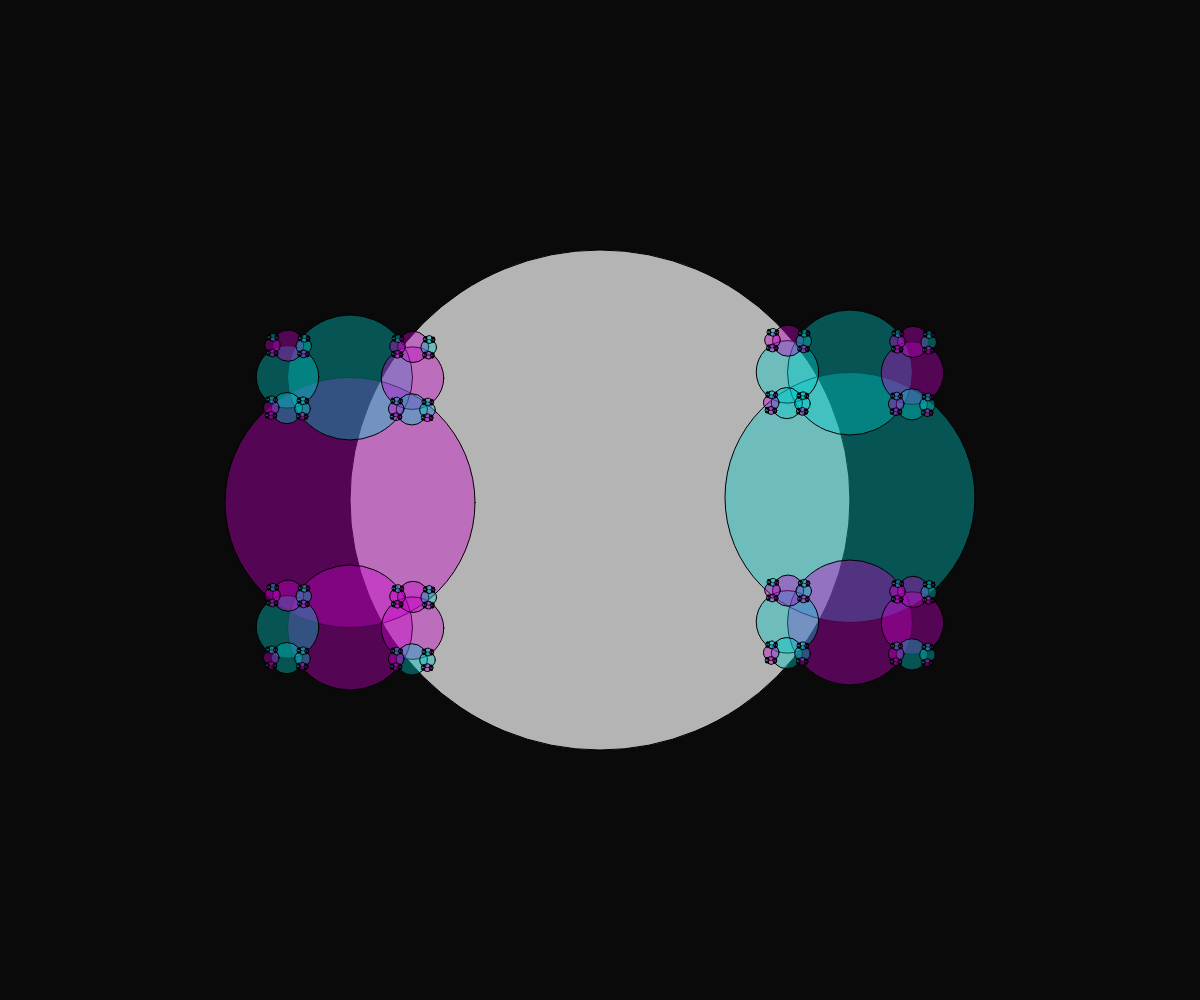
Frame 1 (no input)
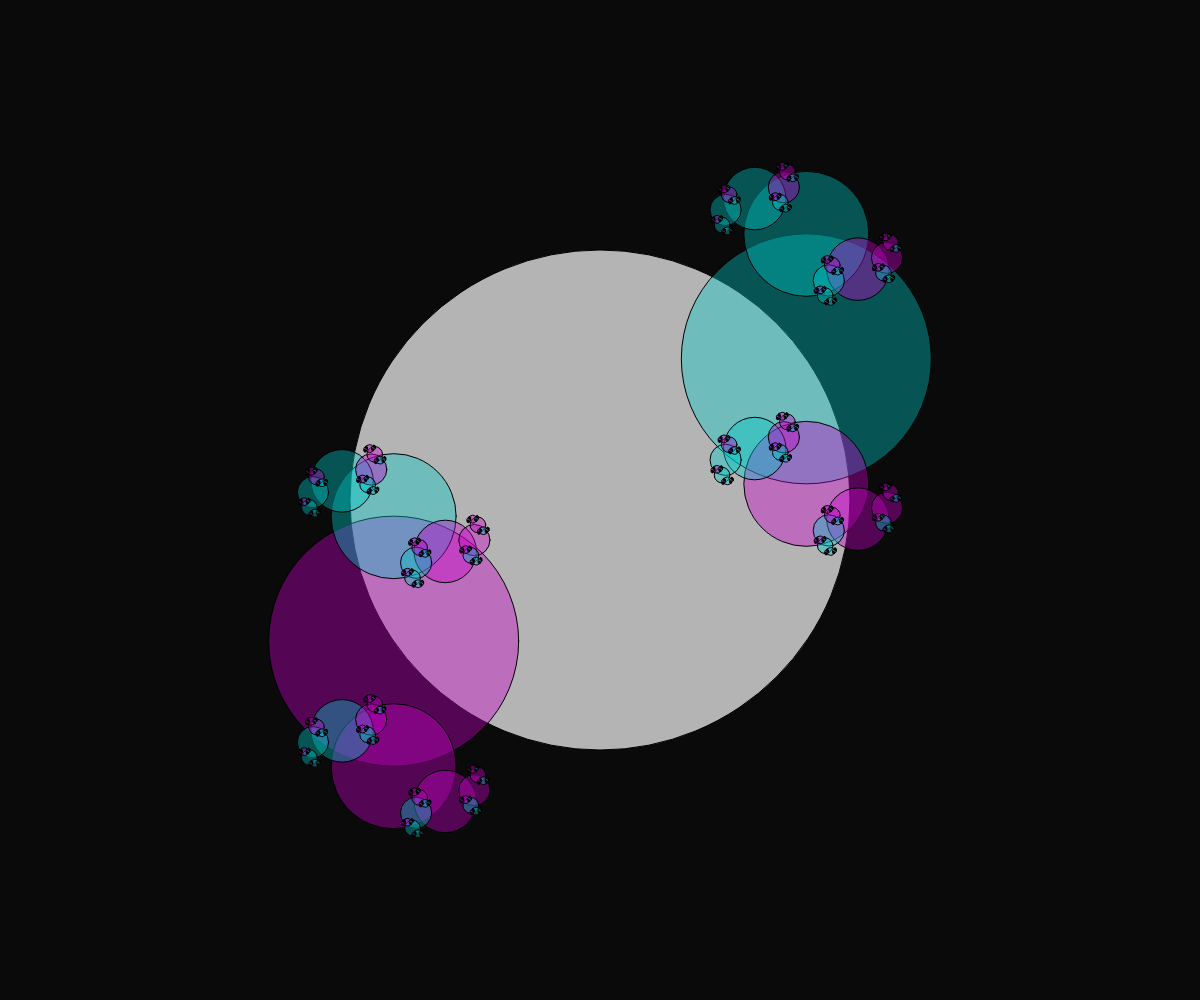
Frame 60 (no input)
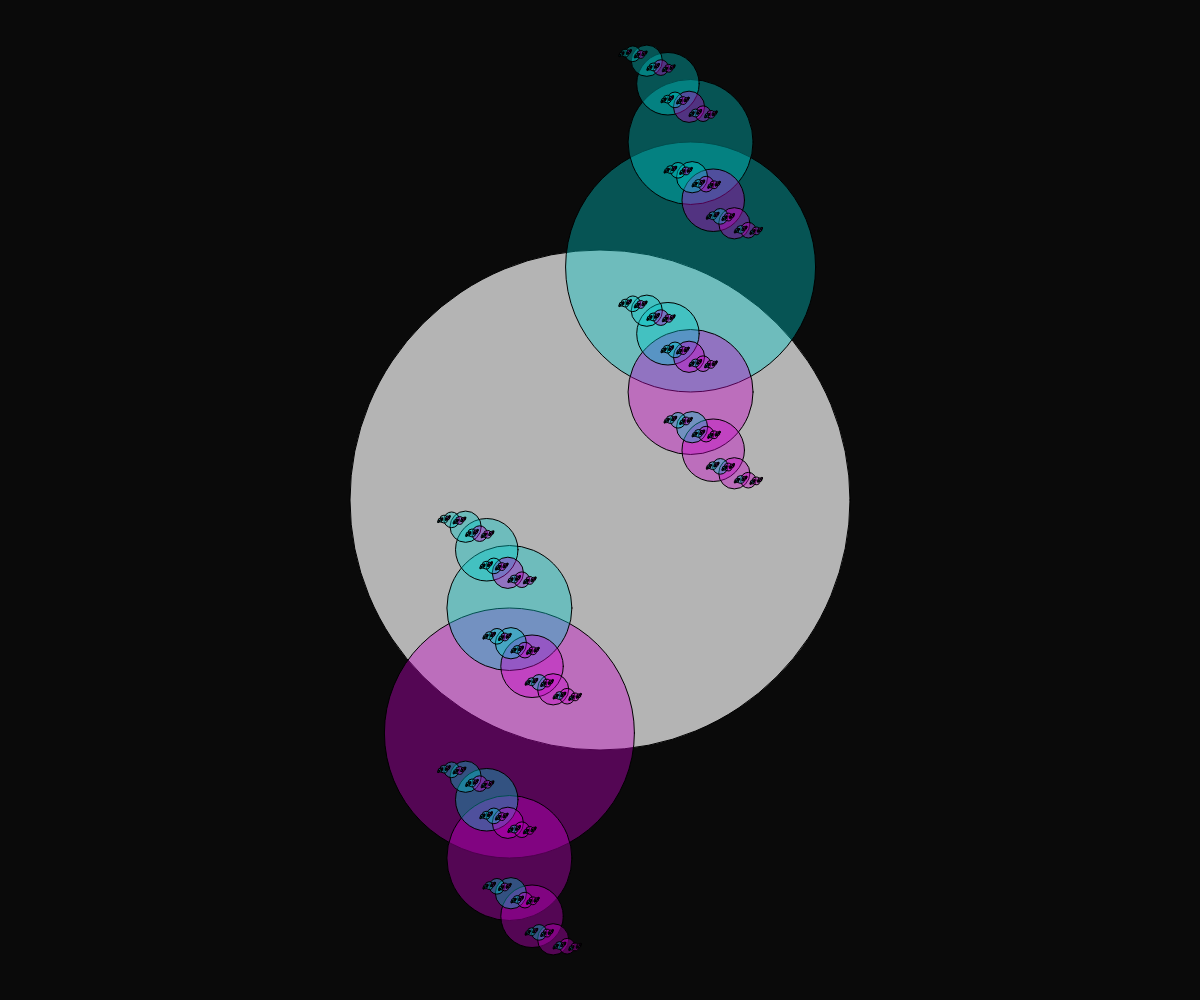
Frame 120 (the mouse pressed at the canvas centre since frame 60)

The p5.js sketch that drew these frames (run headless with seeded random() and noise() and a simulated clock; from frame 60 on, the mouse is pressed at the canvas centre):

// p5.js sketch
// ── sketch.js
let maxFrameCount
function setup() {
  createCanvas(innerWidth, innerHeight)
  frameRate(20)
}

function draw() {
  background(10)
  translate(width / 2, height / 2)
  fractal(0, 0, min(width, height) * 0.5, frameCount / 100 % TWO_PI - HALF_PI, 0.5)
}

function fractal(cx, cy, d, angle, ratio, i=0) {
  if (i == 0) {
    fill(180)
  }
  circle(cx, cy, d)

  if (d > 1) {
    push()
    fill(200, 0, 200, 100)
    fractal(
      cx + d * ratio * cos(angle * (i-1) + PI / 2), 
      cy + d * ratio * sin(angle * (i-1) + PI / 2), 
      d * ratio, 
      angle, 
      ratio, 
      i+1
    )
    pop()

    push()
    fill(0, 200, 200, 100)
    fractal(
      cx + d * ratio * cos(angle * (i-1) + PI * 3/2), 
      cy + d * ratio * sin(angle * (i-1) + PI * 3/2), 
      d * ratio, 
      angle, 
      ratio, 
      i+1
    )
    pop()
  }
}
